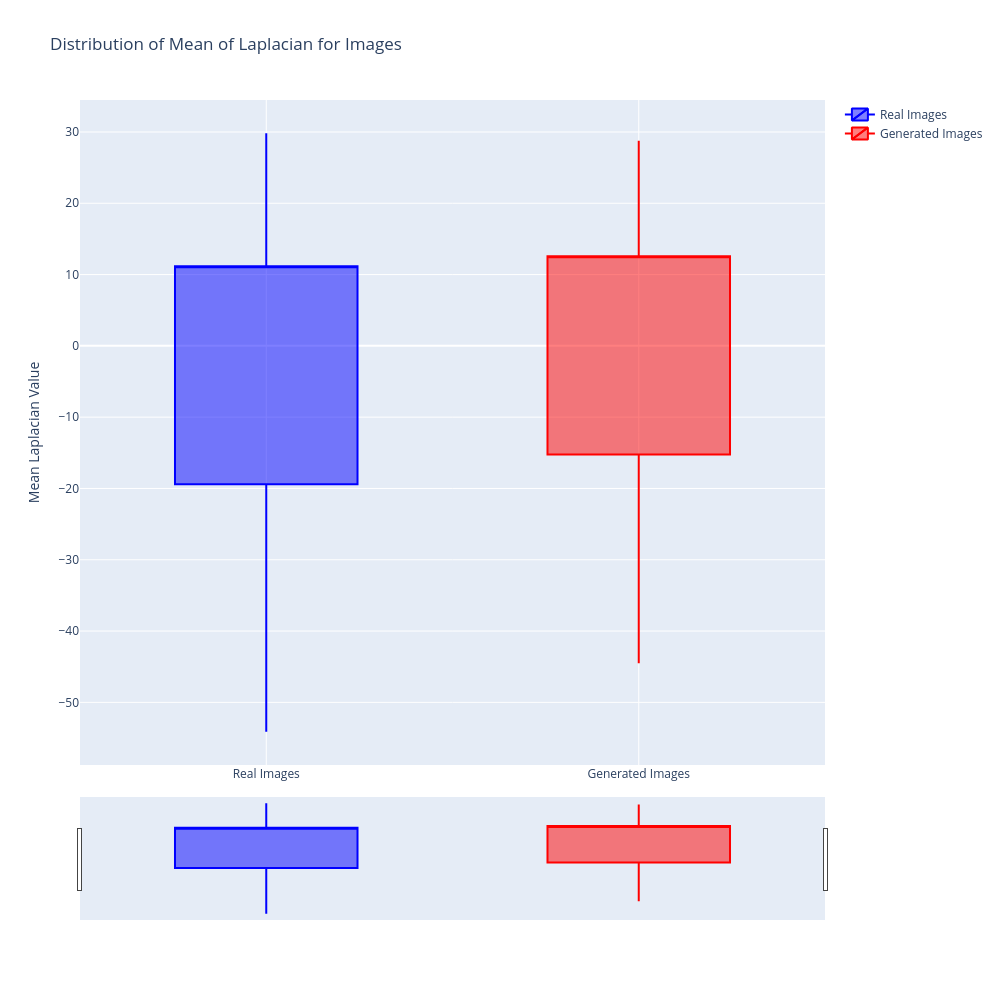
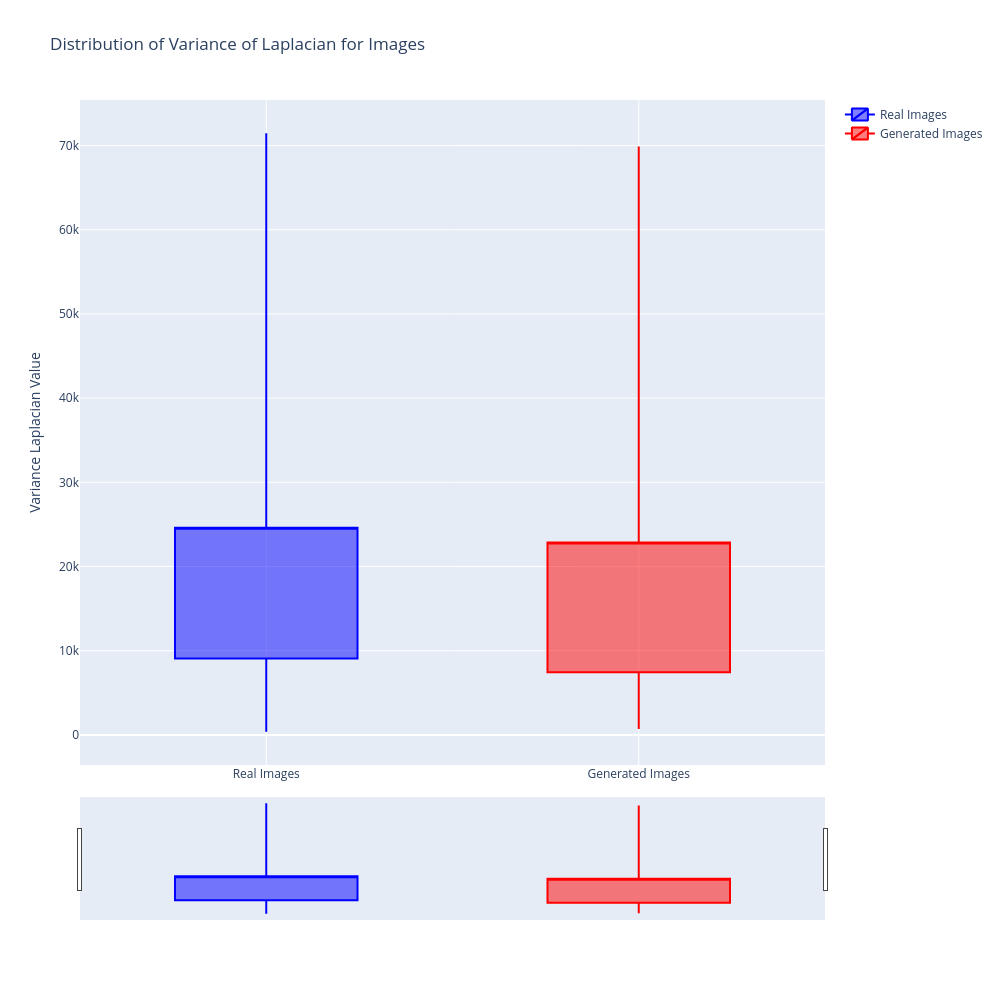

Notebook source saved alongside these figures, in order:
### Code cell
normalized_real_images = (validation_data + 1) / 2

normalized_generated_images = (generated_images + 1) / 2

real_images_rgb_alpha = normalized_real_images * 255
real_images_rgb_alpha = real_images_rgb_alpha.astype(np.uint8)

# Generated images: N_images x 64 x 64 x 4
generated_images_rgb_alpha = normalized_generated_images * 255
generated_images_rgb_alpha = generated_images_rgb_alpha.astype(np.uint8)

# Calculate Mean and Variance of Laplacian for each image
real_laplacian_means = []
real_laplacian_variances = []
generated_laplacian_means = []
generated_laplacian_variances = []

for i in range(normalized_real_images.shape[0]):
    # For Laplacian, it's typically applied to grayscale images
    # Convert from 4 channels (RGBA) to 3 channels (RGB) then to grayscale
    real_rgb = real_images_rgb_alpha[i, :, :, :3]
    real_gray = cv2.cvtColor(real_rgb, cv2.COLOR_RGB2GRAY)
    
    # Calculate Laplacian
    real_laplacian = cv2.Laplacian(real_gray, cv2.CV_64F)
    
    # Calculate mean and variance of the Laplacian image
    real_laplacian_means.append(np.mean(real_laplacian))
    real_laplacian_variances.append(np.var(real_laplacian))

    # Repeat for generated images
    generated_rgb = generated_images_rgb_alpha[i, :, :, :3]
    generated_gray = cv2.cvtColor(generated_rgb, cv2.COLOR_RGB2GRAY)
    generated_laplacian = cv2.Laplacian(generated_gray, cv2.CV_64F)
    generated_laplacian_means.append(np.mean(generated_laplacian))
    generated_laplacian_variances.append(np.var(generated_laplacian))

# Prepare data for candle chart plotting (Mean of Laplacian)
# For real images
real_mean_laplacian_min = np.min(real_laplacian_means)
real_mean_laplacian_q1 = np.percentile(real_laplacian_means, 25)
real_mean_laplacian_median = np.median(real_laplacian_means)
real_mean_laplacian_q3 = np.percentile(real_laplacian_means, 75)
real_mean_laplacian_max = np.max(real_laplacian_means)

# For generated images
generated_mean_laplacian_min = np.min(generated_laplacian_means)
generated_mean_laplacian_q1 = np.percentile(generated_laplacian_means, 25)
generated_mean_laplacian_median = np.median(generated_laplacian_means)
generated_mean_laplacian_q3 = np.percentile(generated_laplacian_means, 75)
generated_mean_laplacian_max = np.max(generated_laplacian_means)

# 4. Plot Mean of Laplacian on a Candle Chart
fig_mean = go.Figure(data=[
    go.Candlestick(
        x=['Real Images'],
        open=[real_mean_laplacian_q1],
        high=[real_mean_laplacian_max],
        low=[real_mean_laplacian_min],
        close=[real_mean_laplacian_q3],
        name='Real Images',
        increasing_line_color='blue',
        decreasing_line_color='blue'
    ),
    go.Candlestick(
        x=['Generated Images'],
        open=[generated_mean_laplacian_q1],
        high=[generated_mean_laplacian_max],
        low=[generated_mean_laplacian_min],
        close=[generated_mean_laplacian_q3],
        name='Generated Images',
        increasing_line_color='red',
        decreasing_line_color='red'
    )
])

fig_mean.update_layout(
    title='Distribution of Mean of Laplacian for Images',
    yaxis_title='Mean Laplacian Value',
    width=1000,
    height=1000,
)

fig_mean.show()

# 5. Prepare data for candle chart plotting (Variance of Laplacian)
# For real images
real_var_laplacian_min = np.min(real_laplacian_variances)
real_var_laplacian_q1 = np.percentile(real_laplacian_variances, 25)
real_var_laplacian_median = np.median(real_laplacian_variances)
real_var_laplacian_q3 = np.percentile(real_laplacian_variances, 75)
real_var_laplacian_max = np.max(real_laplacian_variances)

# For generated images
generated_var_laplacian_min = np.min(generated_laplacian_variances)
generated_var_laplacian_q1 = np.percentile(generated_laplacian_variances, 25)
generated_var_laplacian_median = np.median(generated_laplacian_variances)
generated_var_laplacian_q3 = np.percentile(generated_laplacian_variances, 75)
generated_var_laplacian_max = np.max(generated_laplacian_variances)

# 6. Plot Variance of Laplacian on a Candle Chart
fig_var = go.Figure(data=[
    go.Candlestick(
        x=['Real Images'],
        open=[real_var_laplacian_q1],
        high=[real_var_laplacian_max],
        low=[real_var_laplacian_min],
        close=[real_var_laplacian_q3],
        name='Real Images',
        increasing_line_color='blue',
        decreasing_line_color='blue'
    ),
    go.Candlestick(
        x=['Generated Images'],
        open=[generated_var_laplacian_q1],
        high=[generated_var_laplacian_max],
        low=[generated_var_laplacian_min],
        close=[generated_var_laplacian_q3],
        name='Generated Images',
        increasing_line_color='red',
        decreasing_line_color='red'
    )
])

fig_var.update_layout(
    title='Distribution of Variance of Laplacian for Images',
    yaxis_title='Variance Laplacian Value',
    width=1000,
    height=1000
)

fig_var.show()

### Figure 1 — Plotly figure (JSON) as saved in the notebook; plotly's stock layout.template omitted (floating-point values rounded to 4 significant figures)
{"data": [{"close": [11.18], "decreasing": {"line": {"color": "blue"}}, "high": [29.82], "increasing": {"line": {"color": "blue"}}, "low": [-54.12], "name": "Real Images", "open": [-19.41], "type": "candlestick", "x": ["Real Images"]}, {"close": [12.58], "decreasing": {"line": {"color": "red"}}, "high": [28.79], "increasing": {"line": {"color": "red"}}, "low": [-44.52], "name": "Generated Images", "open": [-15.22], "type": "candlestick", "x": ["Generated Images"]}], "layout": {"height": 1000, "title": {"text": "Distribution of Mean of Laplacian for Images"}, "width": 1000, "yaxis": {"title": {"text": "Mean Laplacian Value"}}}}

### Figure 2 — Plotly figure (JSON) as saved in the notebook; plotly's stock layout.template omitted (floating-point values rounded to 4 significant figures)
{"data": [{"close": [24590.0], "decreasing": {"line": {"color": "blue"}}, "high": [71460.0], "increasing": {"line": {"color": "blue"}}, "low": [377.0], "name": "Real Images", "open": [9065.0], "type": "candlestick", "x": ["Real Images"]}, {"close": [22870.0], "decreasing": {"line": {"color": "red"}}, "high": [69890.0], "increasing": {"line": {"color": "red"}}, "low": [697.2], "name": "Generated Images", "open": [7446.0], "type": "candlestick", "x": ["Generated Images"]}], "layout": {"height": 1000, "title": {"text": "Distribution of Variance of Laplacian for Images"}, "width": 1000, "yaxis": {"title": {"text": "Variance Laplacian Value"}}}}
